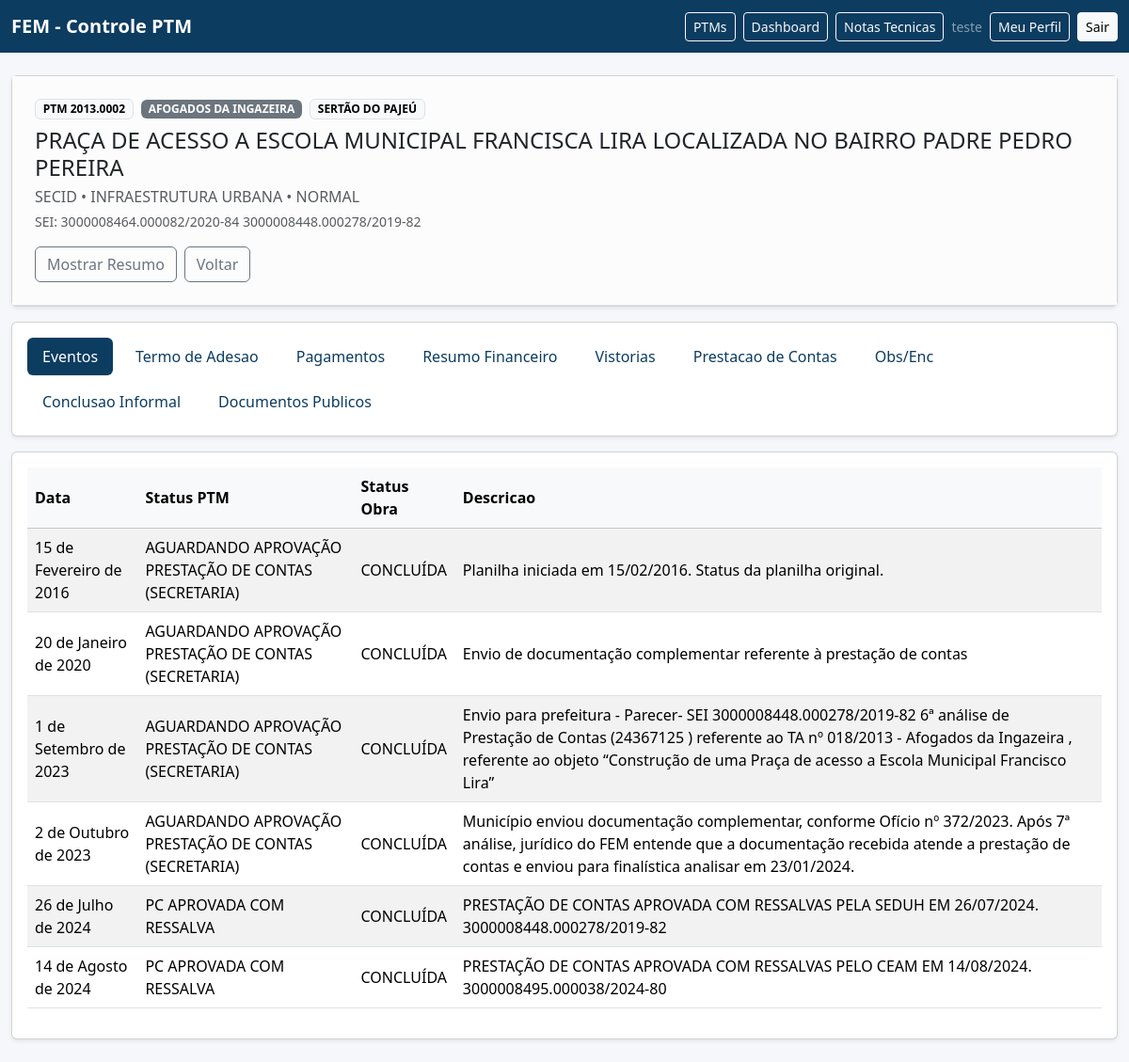
The app's page /ptms/2/ (signed in) with its own data.
### ptms/models.py (models this page shows, shortened)
class PTM(TimestampedModel):
    ordem = models.CharField(max_length=30, unique=True)
    regiao = models.CharField(max_length=120)
    municipio = models.CharField(max_length=120)
    projeto = models.TextField()
    projeto_detalhado = models.TextField(blank=True)
    tipo_fem = models.ForeignKey(TipoFEM, on_delete=models.PROTECT)
    status_ptm_atual = models.ForeignKey(
        StatusPTM,
        on_delete=models.PROTECT,
        related_name="ptms_status_ptm",
        null=True,
        blank=True,
    )
    status_obra_atual = models.ForeignKey(
        StatusObra,
        on_delete=models.PROTECT,
        related_name="ptms_status_obra",
        null=True,
        blank=True,
    )
    data_final = models.DateField(null=True, blank=True)
    data_aprovacao = models.DateField(null=True, blank=True)
    teto_fem = models.DecimalField(max_digits=14, decimal_places=2, default=Decimal("0.00"))
    investimento_total = models.DecimalField(max_digits=14, decimal_places=2, default=Decimal("0.00"))
    recurso_fem = models.DecimalField(max_digits=14, decimal_places=2, default=Decimal("0.00"))
    rendimentos_fem = models.DecimalField(max_digits=14, decimal_places=2, default=Decimal("0.00"))
    contrapartida = models.DecimalField(max_digits=14, decimal_places=2, default=Decimal("0.00"))
    ressalva = models.TextField(blank=True)
    secretaria = models.ForeignKey(Secretaria, on_delete=models.PROTECT, null=True, blank=True)
    area_investimento = models.ForeignKey(AreaInvestimento, on_delete=models.PROTECT, null=True, blank=True)
    conta_ptm = models.CharField(max_length=50, blank=True)
    descricao = models.TextField(blank=True)
    codigo_acesso_publico = models.CharField(max_length=64, unique=True, null=True, blank=True)
    status_analise_documentacao = models.ForeignKey(
        StatusAnaliseDocumentacao,
        on_delete=models.PROTECT,
        related_name="ptms_status_analise_documentacao",
        null=True,
        blank=True,
    )
    populacao_beneficiada = models.PositiveIntegerField(null=True, blank=True)
    class Meta:
        ordering = ("ordem",)

### core/models.py (models this page shows)
class NomeCatalogo(TimestampedModel):
    nome = models.CharField(max_length=255, unique=True)
    ativo = models.BooleanField(default=True)
    class Meta:
        abstract = True
        ordering = ("nome",)
    def __str__(self):
        return self.nome

class Secretaria(NomeCatalogo):
    pass

class AreaInvestimento(NomeCatalogo):
    pass

class TipoFEM(NomeCatalogo):
    pass

class StatusPTM(NomeCatalogo):
    pass

class StatusObra(NomeCatalogo):
    pass

### eventos/models.py (models this page shows, shortened)
class EventoPTM(TimestampedModel):
    ptm = models.ForeignKey(PTM, on_delete=models.CASCADE, related_name="eventos")
    data_evento = models.DateField()
    descricao = models.TextField()
    status_ptm = models.ForeignKey("core.StatusPTM", on_delete=models.PROTECT)
    status_obra = models.ForeignKey("core.StatusObra", on_delete=models.PROTECT)
    class Meta:
        ordering = ("data_evento", "id")

### ptms/views.py (the view)
# urls.py: path('ptms/<int:pk>/', PTMDetailView.as_view(), name='ptm_detail'),
class PTMDetailView(DetailView):
    model = PTM
    template_name = "ptms/ptm_detail.html"
    context_object_name = "ptm"
    def get_context_data(self, **kwargs):
        context = super().get_context_data(**kwargs)
        ptm = self.object
        tab = self.request.GET.get("tab", "eventos")
        context["tab"] = tab
        context["eventos"] = ptm.eventos.select_related("status_ptm", "status_obra").all()
        context["termo_adesao"] = getattr(ptm, "termo_adesao_registro", None)
        context["termo_adesao_observacao_options"] = TermoAdesaoObservacao.objects.filter(ativo=True).order_by(
            "nome"
        )
        context["termo_adesao_responsavel_options"] = TermoAdesaoResponsavel.objects.filter(ativo=True).order_by(
            "nome"
        )
        context["pagamentos"] = ptm.pagamentos.all()
        context["status_ptm_options"] = StatusPTM.objects.filter(ativo=True).order_by("nome")
        context["status_obra_options"] = StatusObra.objects.filter(ativo=True).order_by("nome")
        context["vistorias"] = ptm.vistorias.all()
        context["prestacao"] = getattr(ptm, "prestacao_conta", None)
        context["prestacao_historico"] = (
            context["prestacao"].historico.all() if context["prestacao"] else []
        )
        context["observacoes"] = ptm.observacoes_enc.all()
        context["conclusoes"] = ptm.conclusoes_informais.all()
        context["documentos_publicos"] = ptm.documentos_publicos.all()
        context["status_analise_form"] = StatusAnaliseDocumentacaoForm(
            initial={"status_analise_documentacao": ptm.status_analise_documentacao}
        )
        context["can_edit_ptm"] = _user_can_edit_ptm(self.request.user, ptm)
        context["public_url"] = _public_ptm_url(self.request, ptm)
        context["resumo_financeiro"] = _build_resumo_financeiro(ptm)
        return context

### core/templatetags/number_formats.py (called while the page is built)
@register.filter
def moeda_br(value):
    if value in (None, ""):
        return "-"
    return number_format(value, decimal_pos=2, use_l10n=True, force_grouping=True)

### ptms/views.py (called while the page is built)
def _normalize_text(value):
    text = (value or "").strip()
    text = "".join(
        char for char in unicodedata.normalize("NFD", text) if unicodedata.category(char) != "Mn"
    )
    return " ".join(text.lower().split())

def _normalize_municipio(value):
    return _normalize_text(value)

def _allowed_municipios_for_user(user):
    if user.is_superuser:
        return None
    return {
        _normalize_municipio(v)
        for v in user.user_municipios.select_related("municipio").values_list("municipio__nome", flat=True)
    }

def _user_can_edit_ptm(user, ptm):
    allowed = _allowed_municipios_for_user(user)
    if allowed is None:
        return True
    if not allowed:
        return False
    return _normalize_municipio(ptm.municipio) in allowed

def _public_ptm_url(request, ptm):
    if not ptm.codigo_acesso_publico:
        return ""
    return request.build_absolute_uri(
        reverse("ptm_public_detail", kwargs={"token": ptm.codigo_acesso_publico})
    )

### templates/ptms/ptm_detail.html (shortened to what this page needs)
{% extends "base.html" %}
{% load number_formats %}
{% block content %}
<div class="card shadow-sm mb-3">
  <div class="card-body p-0">
    <div class="p-4 border-bottom bg-light-subtle">
      <div class="d-flex justify-content-between align-items-start flex-wrap gap-3">
        <div>
          <div class="d-flex align-items-center gap-2 flex-wrap mb-2">
            <span class="badge text-bg-light border">PTM {{ ptm.ordem }}</span>
            <span class="badge text-bg-secondary">{{ ptm.municipio }}</span>
            {% if ptm.regiao %}
              <span class="badge text-bg-light border">{{ ptm.regiao }}</span>
            {% endif %}
          </div>
          <h1 class="h4 mb-1">{{ ptm.projeto }}</h1>
          <p class="text-muted mb-0">
            {% if ptm.secretaria %}{{ ptm.secretaria }}{% else %}Secretaria nao informada{% endif %}
            {% if ptm.area_investimento %} • {{ ptm.area_investimento }}{% endif %}
            {% if ptm.tipo_fem %} • {{ ptm.tipo_fem }}{% endif %}
          </p>
          {% if ptm.ressalva %}
            <p class="text-muted small mb-0 mt-1">SEI: {{ ptm.ressalva }}</p>
          {% endif %}
        </div>
        <div class="d-flex gap-2 flex-wrap justify-content-end">
          <button
            class="btn btn-outline-secondary"
            type="button"
            data-bs-toggle="collapse"
            data-bs-target="#ptmResumoCollapse"
            aria-expanded="false"
            aria-controls="ptmResumoCollapse"
          >
            Mostrar Resumo
          </button>
          <a class="btn btn-outline-secondary" href="{% url 'ptm_list' %}">Voltar</a>
        </div>
      </div>
    </div>
  </div>
</div>
<div class="card shadow-sm mb-3">
  <div class="card-body">
    <ul class="nav nav-pills gap-2">
      <li class="nav-item"><a class="nav-link {% if tab == 'eventos' %}active{% endif %}" href="?tab=eventos">Eventos</a></li>
      <li class="nav-item"><a class="nav-link {% if tab == 'termo_adesao' %}active{% endif %}" href="?tab=termo_adesao">Termo de Adesao</a></li>
      <li class="nav-item"><a class="nav-link {% if tab == 'pagamentos' %}active{% endif %}" href="?tab=pagamentos">Pagamentos</a></li>
      <li class="nav-item"><a class="nav-link {% if tab == 'resumo_financeiro' %}active{% endif %}" href="?tab=resumo_financeiro">Resumo Financeiro</a></li>
      <li class="nav-item"><a class="nav-link {% if tab == 'vistorias' %}active{% endif %}" href="?tab=vistorias">Vistorias</a></li>
      <li class="nav-item"><a class="nav-link {% if tab == 'prestacao' %}active{% endif %}" href="?tab=prestacao">Prestacao de Contas</a></li>
      <li class="nav-item"><a class="nav-link {% if tab == 'observacoes' %}active{% endif %}" href="?tab=observacoes">Obs/Enc</a></li>
      <li class="nav-item"><a class="nav-link {% if tab == 'conclusoes' %}active{% endif %}" href="?tab=conclusoes">Conclusao Informal</a></li>
      <li class="nav-item"><a class="nav-link {% if tab == 'documentos_publicos' %}active{% endif %}" href="?tab=documentos_publicos">Documentos Publicos</a></li>
    </ul>
  </div>
</div>
<div class="card shadow-sm">
  <div class="card-body">
    {% if tab == 'eventos' %}
      <div class="table-responsive">
        <table class="table table-striped table-hover">
          <thead class="table-light"><tr><th>Data</th><th>Status PTM</th><th>Status Obra</th><th>Descricao</th><th class="text-end"></th></tr></thead>
          <tbody>
          {% for item in eventos %}
            <tr>
              <td>{{ item.data_evento }}</td>
              <td>{{ item.status_ptm }}</td>
              <td>{{ item.status_obra }}</td>
              <td>{{ item.descricao }}</td>
              <td class="text-end">
              </td>
            </tr>
          {% empty %}
            <tr><td colspan="5">Sem eventos.</td></tr>
          {% endfor %}
          </tbody>
        </table>
      </div>
    {% endif %}
  </div>
</div>
{% endblock %}

### templates/partials/_navbar.html (shortened to what this page needs)
<nav class="navbar navbar-expand-lg navbar-dark" style="background-color:#0c3c60;">
  <div class="container-fluid app-main">
    <a class="navbar-brand fw-semibold" href="{% url 'ptm_list' %}">FEM - Controle PTM</a>
    <div class="d-flex align-items-center gap-2 flex-wrap">
      {% if user.is_authenticated %}
        <a class="btn btn-sm btn-outline-light" href="{% url 'ptm_list' %}">PTMs</a>
        <a class="btn btn-sm btn-outline-light" href="{% url 'dashboard' %}">Dashboard</a>
        <a class="btn btn-sm btn-outline-light" href="{% url 'nota_tecnica_select' %}">Notas Tecnicas</a>
      {% endif %}
      {% if user.is_authenticated %}
        <span class="text-white-50 small">{{ user.username }}</span>
        <a class="btn btn-sm btn-outline-light" href="{% url 'core:profile' %}">Meu Perfil</a>
        <form method="post" action="{% url 'core:logout' %}" class="m-0">
          <button type="submit" class="btn btn-sm btn-light">Sair</button>
        </form>
      {% else %}
        <a class="btn btn-sm btn-light" href="{% url 'core:login' %}">Entrar</a>
      {% endif %}
    </div>
  </div>
</nav>

### templates/partials/_styles.html (style rules this page uses)
body { background: #f5f7fb; }
.app-main { max-width: 1280px; }
.table > :not(caption) > * > * { vertical-align: middle; }
.nav-pills .nav-link { color: #0c3c60; }
.nav-pills .nav-link.active { background-color: #0c3c60; }

### records on screen
PTM: ordem "2013.0002", municipio "AFOGADOS DA INGAZEIRA", regiao "SERTÃO DO PAJEÚ", projeto "PRAÇA DE ACESSO A ESCOLA MUNICIPAL FRANCISCA LIRA LOCALIZADA NO BAIRRO PADRE PEDRO PEREIRA", secretaria "SECID", area_investimento "INFRAESTRUTURA URBANA", tipo_fem "NORMAL", ressalva "3000008464.000082/2020-84 3000008448.000278/2019-82"
EventoPTM: data_evento "15 de Fevereiro de 2016", status_ptm "AGUARDANDO APROVAÇÃO PRESTAÇÃO DE CONTAS (SECRETARIA)", status_obra "CONCLUÍDA", descricao "Planilha iniciada em 15/02/2016. Status da planilha original."
EventoPTM: data_evento "20 de Janeiro de 2020", status_ptm "AGUARDANDO APROVAÇÃO PRESTAÇÃO DE CONTAS (SECRETARIA)", status_obra "CONCLUÍDA", descricao "Envio de documentação complementar referente à prestação de contas"
EventoPTM: data_evento "1 de Setembro de 2023", status_ptm "AGUARDANDO APROVAÇÃO PRESTAÇÃO DE CONTAS (SECRETARIA)", status_obra "CONCLUÍDA", descricao "Envio para prefeitura - Parecer- SEI 3000008448.000278/2019-82 6ª análise de Prestação de Contas (24367125 ) referente ao TA nº 018/2013 - Afogados da Ingazeira , referente ao objeto “Construção de uma Praça de acesso a Escola Municipal Francisco Lira”"
EventoPTM: data_evento "2 de Outubro de 2023", status_ptm "AGUARDANDO APROVAÇÃO PRESTAÇÃO DE CONTAS (SECRETARIA)", status_obra "CONCLUÍDA", descricao "Município enviou documentação complementar, conforme Ofício nº 372/2023. Após 7ª análise, jurídico do FEM entende que a documentação recebida atende a prestação de contas e enviou para finalística analisar em 23/01/2024."
EventoPTM: data_evento "26 de Julho de 2024", status_ptm "PC APROVADA COM RESSALVA", status_obra "CONCLUÍDA", descricao "PRESTAÇÃO DE CONTAS APROVADA COM RESSALVAS PELA SEDUH EM 26/07/2024. 3000008448.000278/2019-82"
EventoPTM: data_evento "14 de Agosto de 2024", status_ptm "PC APROVADA COM RESSALVA", status_obra "CONCLUÍDA", descricao "PRESTAÇÃO DE CONTAS APROVADA COM RESSALVAS PELO CEAM EM 14/08/2024. 3000008495.000038/2024-80"

### other values on screen
{{ user.username }} "teste"
